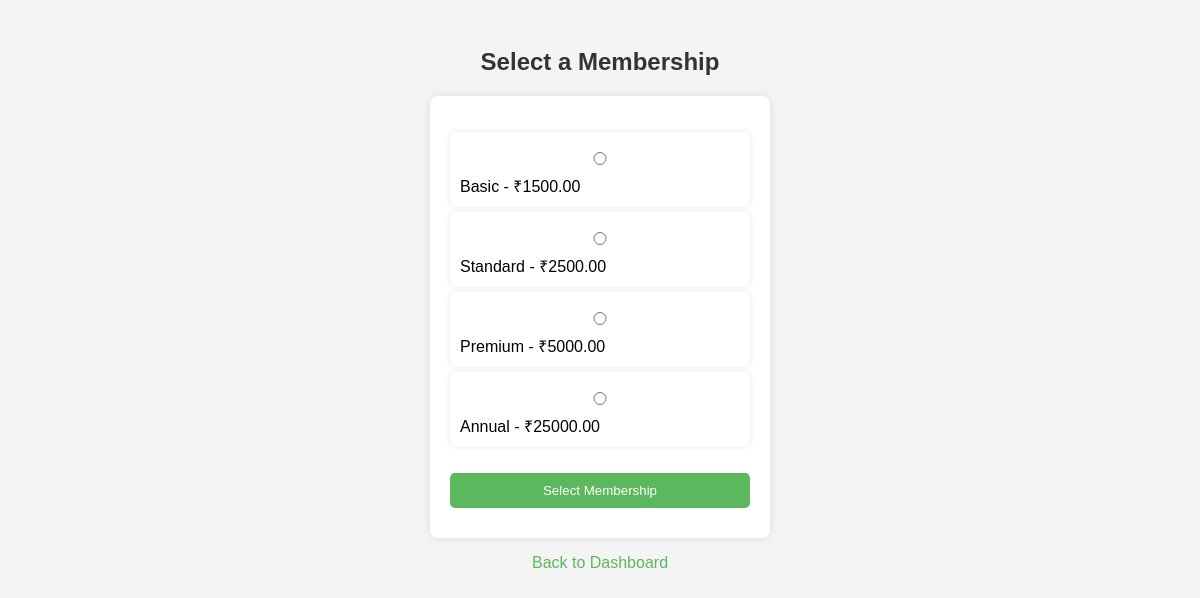
The page /select_membership.php (signed in) on the database its author committed.
### tables this page shows
CREATE TABLE `memberships` (
  `id` int(11) NOT NULL,
  `type` varchar(100) NOT NULL,
  `description` text NOT NULL,
  `duration` varchar(20) NOT NULL,
  `price` decimal(10,2) NOT NULL,
  `membership_date` datetime DEFAULT NULL
);

### select_membership.php (the view, shortened to what this page needs)
<?php
require 'config.php';
$stmt = $pdo->query("SELECT * FROM memberships");
$memberships = $stmt->fetchAll(PDO::FETCH_ASSOC);
?>
<!DOCTYPE html>
<html lang="en">
<head>
    <link rel="stylesheet" href="styles.css">
</head>
<body>
    <h2>Select a Membership</h2>
    <form method="POST" action="">
        <ul>
            <?php foreach ($memberships as $membership): ?>
                <li>
                    <input type="radio" name="membership_id" value="<?php echo htmlspecialchars($membership['id']); ?>" required>
                    <?php echo htmlspecialchars($membership['type']); ?> - ₹<?php echo htmlspecialchars($membership['price']); ?>
                </li>
            <?php endforeach; ?>
        </ul>
        <button type="submit">Select Membership</button>
    </form>
    <p><a href="dashboard.php">Back to Dashboard</a></p>
</body>
</html>

### styles.css (style rules this page uses)
body { font-family: Arial, sans-serif; background-color: #f4f4f4; padding: 20px; }
form { background: #fff; padding: 20px; max-width: 300px; margin: 0 auto; border-radius: 8px; box-shadow: 0 0 10px rgba(0, 0, 0, 0.1); }
h2 { text-align: center; margin-bottom: 20px; }
input, button { width: 100%; padding: 10px; margin: 10px 0; border-radius: 5px; border: 1px solid #ddd; }
button { background-color: #5cb85c; color: #fff; border: none; cursor: pointer; }
a { color: #5cb85c; text-decoration: none; }
ul { list-style-type: none; padding: 0; }
li { background: #fff; padding: 10px; margin-bottom: 5px; border-radius: 5px; box-shadow: 0 0 5px rgba(0, 0, 0, 0.1); }
p { text-align: center; }
h2, h3 { color: #333; }

### rows shown on the page
memberships: type "Basic", price "1500.00"
memberships: type "Standard", price "2500.00"
memberships: type "Premium", price "5000.00"
memberships: type "Annual", price "25000.00"
